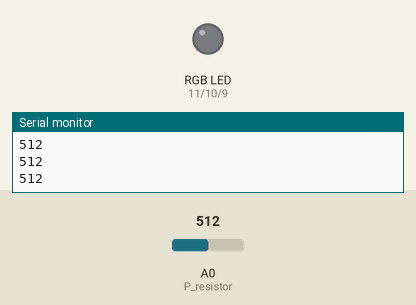
Bench run of a sketch on a simulated Arduino Uno, built with avr-gcc and run on an emulated ATmega328P. Shown: an RGB LED mixed from three pins (HIGH = lit), the last lines printed to the serial monitor. The inputs (shaded band) are chosen by the test bench; at power-on: A0 (P_resistor) = 512. Dim RGB values are drawn brighter than linear; random numbers use the default seed unless the sketch sets one.

Above: at 1.2 s.
1.3 s: A0 (P_resistor) set to 326
3.5 s: A0 (P_resistor) set to 299
At 4.98 s:
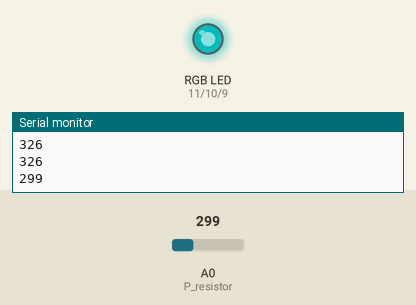
At 6.4 s:
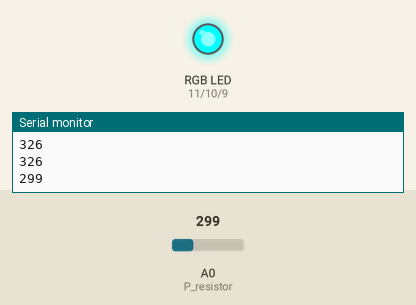
6.5 s: A0 (P_resistor) set to 212
At 7.81 s:
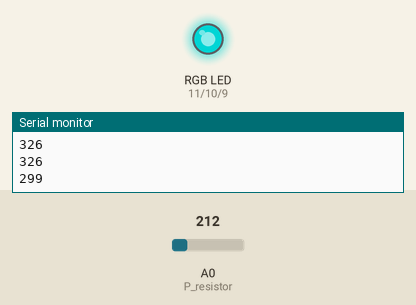
9.5 s: A0 (P_resistor) set to 191
At 10.8 s:
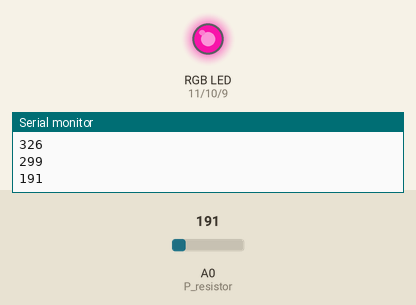
12.5 s: A0 (P_resistor) set to 210
15.5 s: A0 (P_resistor) set to 511
Timing chart, 0 to 18.0 s (numbered marks = the images above; inputs shaded):
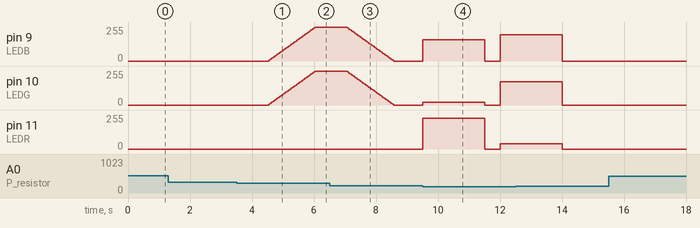

Measured:
- the behaviour switches between 308 and 307 on A0 (P_resistor) (found by bisection; images 0 and 1)
- the behaviour switches between 200 and 199 on A0 (P_resistor) (found by bisection; images 3 and 4)
- after the input at 3.5 s, pin 9 (LEDB), pin 10 (LEDG): moves from 0/255 to 255/255 over 1.5 s, starting after 1.0 s
- after the input at 9.5 s, pin 9 (LEDB): 0/255 → 158/255 at once, → 0/255 2.0 s later, → 197/255 0.50 s later; pin 10 (LEDG): 0/255 → 19/255 at once, → 0/255 2.0 s later, → 175/255 0.50 s later; pin 11 (LEDR): 0/255 → 232/255 at once, → 0/255 2.0 s later, → 38/255 0.50 s later

The sketch:

arduino_program.ino
```cpp
const int P_resistor = A0; //讀取光敏電阻腳位
int light; //光敏電阻數值

int brightness = 0;
int fadeAmount = 5;

#define LEDR 11
#define LEDG 10
#define LEDB 9

void setup()
{
  pinMode(P_resistor, INPUT);
  Serial.begin(9600);
  pinMode(LEDR, OUTPUT);
  pinMode(LEDG, OUTPUT);
  pinMode(LEDB, OUTPUT);
}

int r = 0;
int g = 0;
int b = 0;

#define ENVLight 408 //自訂義環境光源值

void loop()
{
  light=analogRead(P_resistor);
  Serial.println(light);

  if((ENVLight-light)>100&&light>200) //當物品放在桌子上會有呼吸燈
  {
    delay(1000);
    light=analogRead(P_resistor); //持續一秒後即可確認並非意外遮擋
    if((ENVLight-light)>100&&light>200)
    {
      for( ;brightness>=0; brightness = brightness + fadeAmount)//呼吸燈效果
      {
        analogWrite(LEDR, 0);
        analogWrite(LEDG, brightness);
        analogWrite(LEDB, brightness);
        delay(30);
        if (brightness >= 255)
        {
          fadeAmount = -fadeAmount;
          delay(1000);
        }
      }
      brightness = 0;
      fadeAmount = 5;
      for(light=analogRead(P_resistor); ; light=analogRead(P_resistor)) //物品在桌子上後會不斷讀取數值直到物品離開桌面
      {
        if(light<200) //切換為夜間模式
          break;
        if(abs(ENVLight-light)<35)
        {
          for( ;brightness>=0; brightness = brightness + fadeAmount)
          {
            analogWrite(LEDR, 0);
            analogWrite(LEDG, brightness);
            analogWrite(LEDB, brightness);
            delay(30);
            if (brightness >= 255)
            {
              fadeAmount = -fadeAmount;
              delay(1000);
            }
          }
          brightness = 0;
          fadeAmount = 5;
          break;
        }
      }
    }
  }
  else if(light<200)
  {
    for(;light<200;) //夜間燈光效果
    {
      r = random(0, 255);
      g = random(0, 255);
      b = random(0, 255);
      analogWrite(LEDR, r);
      analogWrite(LEDG, g);
      analogWrite(LEDB, b);
      delay(2000);
      analogWrite(LEDR, 0);
      analogWrite(LEDG, 0);
      analogWrite(LEDB, 0);
      delay(250);
      light=analogRead(P_resistor);
      delay(250);
    }
    analogWrite(LEDR, 0);
    analogWrite(LEDG, 0);
    analogWrite(LEDB, 0);
  }
}
```
